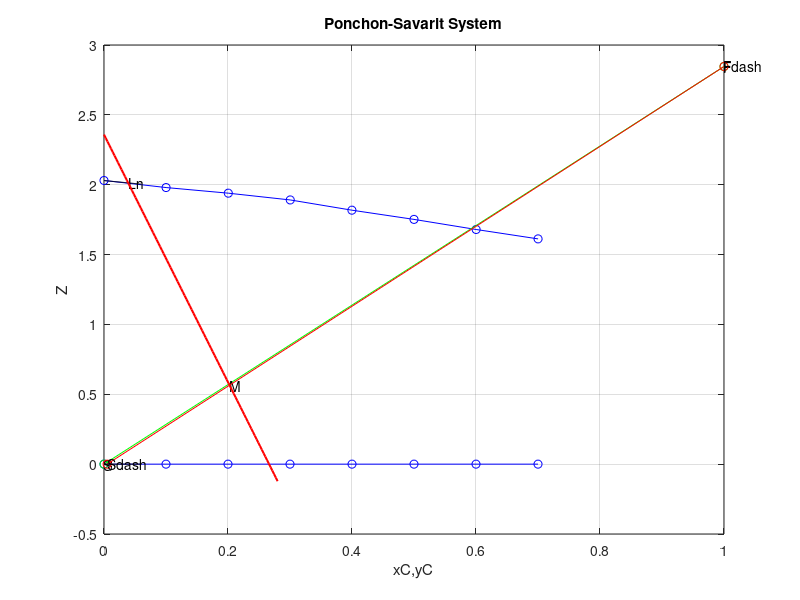

Here is the MATLAB script that generated this plot: (Note: this script raises an error after producing the figure.)
clc;
clear;

% wC = [0.046 0.032 0.021 0.011 0.006 0.002];
wC = [0 0.1 0.2 0.3 0.4 0.5 0.6 0.7];
wB_dash = [0.33 0.302 0.272 0.242 0.213 0.1817 0.1492 0.1148];
wC_dash = [0 0.0336 0.0682 0.1039 0.1419 0.1817 0.224 0.268];
for i =1:length(wC)
    wA_dash(i) = 1-wB_dash(i)-wC_dash(i);
    wA(i) = 0;
    wB(i)= 1-wC(i);
end

%SETTING UP THE UNDERFLOW AND OVERFLOW
for i = 1:length(wA)
xc(i) = (wC_dash(i))/(wC_dash(i)+wB_dash(i));
Z(i) = (wA(i))/(wB(i)+wC(i));
yc(i) = (wC(i))/(wC(i)+wB(i));
z(i) = (wA_dash(i))/(wB_dash(i)+wC_dash(i));
end

F = 2000;
F_dash = 2000*(0.26);
S = 2100;
S_dash = S;
zf = (100-26)/26; %solid/non solid
xcf = 1;
zs = 0;%no solid in overflow
ycs = 0.005;


figure(1)
plot(xc, z, 'bo-'); grid on; hold on;
plot(yc, Z, 'bo-'); grid on; hold on;
xlabel('xC,yC'); ylabel('Z');
title('Ponchon-Savarit System');

%plotting FS line
F1 = [xcf 0];
S1 = [zf 0];
plot(F1, S1, 'go-');grid on; hold on;
text(xcf,zf, 'F');
text(0, 0, 'S');

%DETERMINING MIXTURE POINT
M = F_dash+S_dash;
zM = (((F_dash*zf)+(S_dash*zs))/M);
xM = (((F_dash*xcf)+(S_dash*ycs))/M); 
text(xM,zM, 'M');
a4 = plot([xcf ycs],[zf, zs],'-or');
text(xcf, zf, 'Fdash');
text(ycs, zs, 'Sdash');
Wb = 0;
Wc = 0.015;
Wa = 1 - (Wb+Wc);
xcn = 0.039;

p1 = polyfit(xc,z,2);
X_=0:0.001:0.06;
f1 = polyval(p1,X_);
plot(X_,f1,'black')

zn = polyval(p1, xcn);
text(xcn,zn, 'Ln');


p2 = polyfit(yc,Z,2);
X_=0:0.001:0.06;
f1 = polyval(p2,X_);
plot(X_,f1,'black')

%finding line form Ln to M 
slop_Ln_M = (zn-zM)/(xcn-xM);
x_values = linspace(0,0.28, 100);
y = zM + slop_Ln_M*(x_values-xM);
plot(x_values, y, 'r-', 'LineWidth', 1.5);  % Plot Ln M line

% finding v1 point by skoving p2 and Ln to M line
syms x y;
[v1,yc1] = vpasolve([y == poly2sym(p2), y == zM + slop_Ln_M*(x-xM)],[x,y],[0 1;0 1]); %range=[x1 x2;y1 y2]
text(v1,  yc1,'V1');

%fingding delta point
%Finding FE and RnS lines
%for FV1 line F(xcf,zf) V1(v1,yc1)
m2 = (zf-yc1)/(xcf-v1);
b2 = yc1 - m2 * v1; %intercept
x_val2 = linspace(-0.2, 1.01, 100); 
y_val2 = m2 * x_val2 + b2;
plot(x_val2, y_val2, 'b');
%for LnS line Ln(xcn,zn) S(0,0)
m3 = zn/xcn;
b3 = 0 - m3 * 0;
x_val3 = linspace(-0.14, 0.06, 100); 
y_val3 = m3 * x_val3 + b3;
plot(x_val3, y_val3, 'b'); 

%Finding delta point by solving FE and RnS lines
syms x y;
eq1 = y == m2*x + b2;
eq2 = y == m3*x + b3;
[Px, Py] = solve([eq1, eq2], [x, y]);
text(Px,  Py,'delta');
